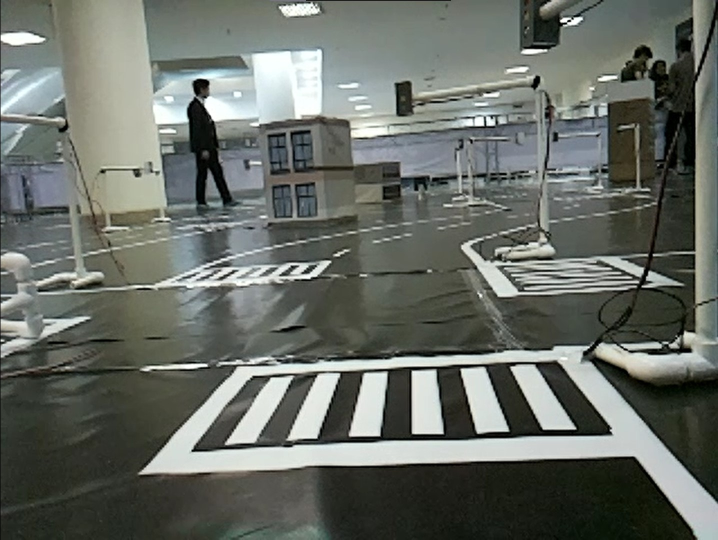
#> input picture data/crosswalk.jpg, 1435 x 1080 px (shown at 1/2 size); its folder holds only this picture in this run
$ python -i imageprcessing.py   (imports and definitions only)
#> lines starting #> are read from the running program, lines starting #| are printed output that depends on the picture; after the words box and inside, x2 and y2 are one past the last pixel; in counts of white or black regions, pixels touching at a corner belong together
# Importing some useful packages
import matplotlib.pyplot as plt
from picamera2 import *
import numpy as np
import cv2 as cv
import os
import glob
from time import time
# from moviepy.editor import VideoFileClip


# [56 lines left out: functions RGB_color_selection, convert_hsv, HSV_color_selection, not called in this run]


def convert_hsl(image):
    """
    Convert RGB images to HSL.
        Parameters:
            image: An np.array compatible with plt.imshow.
    """
    return cv.cvtColor(image, cv.COLOR_RGB2HLS)


def HSL_color_selection(image):
    """
    Apply color selection to the HSL images to blackout everything except for white and yellow lane lines.
        Parameters:
            image: An np.array compatible with plt.imshow.
    """
    # Convert the input image to HSL
    converted_image = convert_hsl(image)

    # White color mask
    lower_threshold = np.uint8([0, 200, 0])
    upper_threshold = np.uint8([255, 255, 255])
    white_mask = cv.inRange(converted_image, lower_threshold, upper_threshold)

    # Yellow color mask
    lower_threshold = np.uint8([10, 0, 100])
    upper_threshold = np.uint8([40, 255, 255])
    yellow_mask = cv.inRange(converted_image, lower_threshold, upper_threshold)

    # Combine white and yellow masks
    mask = cv.bitwise_or(white_mask, yellow_mask)
    masked_image = cv.bitwise_and(image, image, mask=mask)

    return masked_image

def gray_scale(image):
    """
    Convert images to gray scale.
        Parameters:
            image: An np.array compatible with plt.imshow.
    """
    return cv.cvtColor(image, cv.COLOR_BGR2GRAY)


def gaussian_smoothing(image, kernel_size=13):
    """
    Apply Gaussian filter to the input image.
        Parameters:
            image: An np.array compatible with plt.imshow.
            kernel_size (Default = 13): The size of the Gaussian kernel will affect the performance of the detector.
            It must be an odd number (3, 5, 7, ...).
    """
    return cv.GaussianBlur(image, (kernel_size, kernel_size), 0)


def canny_detector(image, low_threshold=50, high_threshold=150):
    """
    Apply Canny Edge Detection algorithm to the input image.
        Parameters:
            image: An np.array compatible with plt.imshow.
            low_threshold (Default = 50).
            high_threshold (Default = 150).
    """
    return cv.Canny(image, low_threshold, high_threshold)


def region_selection(image):
    """
    Determine and cut the region of interest in the input image.
        Parameters:
            image: An np.array compatible with plt.imshow.
    """
    mask = np.zeros_like(image)
    # Defining a 3 channel or 1 channel color to fill the mask with depending on the input image
    if len(image.shape) > 2:
        channel_count = image.shape[2]
        ignore_mask_color = (255,) * channel_count
    else:
        ignore_mask_color = 255
    # We could have used fixed numbers as the vertices of the polygon,
    # but they will not be applicable to images with different dimesnions.
    rows, cols = image.shape[:2]
    # print(f"{rows} , {cols}")
    bottom_left = [1, rows -1]
    top_left = [1, rows * 0.7]
    bottom_right = [cols - 1, rows -1 ]
    top_right = [cols - 1, rows * 0.7]
    vertices = np.array(
        [[bottom_left, top_left, top_right, bottom_right]], dtype=np.int32
    )
    # [5 lines of commented-out code are left out]
    cv.fillPoly(mask, vertices, ignore_mask_color)
    # print(f"{mask} . {image}")
    # plt.plot(image)
    masked_image = cv.bitwise_and(image, mask)
    return masked_image


def hough_transform(image):
    """
    Determine and cut the region of interest in the input image.
        Parameters:
            image: The output of a Canny transform.
    """
    rho = 1  # Distance resolution of the accumulator in pixels.
    theta = np.pi / 180  # Angle resolution of the accumulator in radians.
    threshold = 20  # Only lines that are greater than threshold will be returned.
    minLineLength = 20  # Line segments shorter than that are rejected.
    maxLineGap = 300  # Maximum allowed gap between points on the same line to link them
    return cv.HoughLinesP(
        image,
        rho=rho,
        theta=theta,
        threshold=threshold,
        minLineLength=minLineLength,
        maxLineGap=maxLineGap,
    )


# [14 lines left out: function draw_lines, not called in this run]


def average_slope_intercept(lines):
    """
    Find the slope and intercept of the left and right lanes of each image.
        Parameters:
            lines: The output lines from Hough Transform.
    """
    left_lines = []  # (slope, intercept)
    left_weights = []  # (length,)
    right_lines = []  # (slope, intercept)
    right_weights = []  # (length,)

    try:
        if len(lines)>=2:
            for line in lines:
                for x1, y1, x2, y2 in line:
                    if x1 == x2:
                        continue
                    slope = (y2 - y1) / (x2 - x1)
                    intercept = y1 - (slope * x1)
                    length = np.sqrt(((y2 - y1) ** 2) + ((x2 - x1) ** 2))
                    if slope < 0:
                        left_lines.append((slope, intercept))
                        left_weights.append((length))
                    else:
                        right_lines.append((slope, intercept))
                        right_weights.append((length))
    except:
        pass

    left_lane = (
        np.dot(left_weights, left_lines) / np.sum(left_weights)
        if len(left_weights) > 0
        else None
    )
    right_lane = (
        np.dot(right_weights, right_lines) / np.sum(right_weights)
        if len(right_weights) > 0
        else None
    )
    return left_lane, right_lane


def pixel_points(y1, y2, line):
    """
    Converts the slope and intercept of each line into pixel points.
        Parameters:
            y1: y-value of the line's starting point.
            y2: y-value of the line's end point.
            line: The slope and intercept of the line.
    """
    if line is None:
        return None
    slope, intercept = line
    x1 = int((y1 - intercept) / slope)
    x2 = int((y2 - intercept) / slope)
    y1 = int(y1)
    y2 = int(y2)
    return ((x1, y1), (x2, y2))


def lane_lines(image, lines):
    """
    Create full lenght lines from pixel points.
        Parameters:
            image: The input test image.
            lines: The output lines from Hough Transform.
    """
    try:
        left_lane, right_lane = average_slope_intercept(lines)
        y1 = image.shape[0]
        y2 = y1 * 0.6
        left_line = pixel_points(y1, y2, left_lane)
        right_line = pixel_points(y1, y2, right_lane)
        print(f"left line => {left_line} , right line => {right_line}")
        middle_y1 = (left_line[0][0] + left_line[1][0]) / 2
        middle_y2 = (right_line[0][0] + right_line[1][0]) / 2
        middle_y = (middle_y1 + middle_y2) / 2
        middle_x = image.shape[0] / 2
        print(f"middle => {(middle_x,middle_y)}")
        return left_line, right_line, (int(middle_x), int(middle_y))
    except:
        return ((0, 0), (0, 0)),((0, 0), (0, 0)),(0, 0)


def draw_lane_lines(image, lines, color=[255, 0, 0], thickness=12):
    """
    Draw lines onto the input image.
        Parameters:
            image: The input test image.
            lines: The output lines from Hough Transform.
            color (Default = red): Line color.
            thickness (Default = 12): Line thickness.
    """
    line_image = np.zeros_like(image)
    for line in lines:
        if line is not None:
            # print(f"line => {line}")
            cv.line(line_image, *line, color, thickness)
    return cv.addWeighted(image, 1.0, line_image, 1.0, 0.0)


def frame_processor(image):
    """
    Process the input frame to detect lane lines.
        Parameters:
            image: Single video frame.
    """
    color_select = HSL_color_selection(image)
    # plt.imshow(color_select)
    gray = gray_scale(color_select)
    # plt.imshow(gray)
    smooth = gaussian_smoothing(gray)
    # plt.imshow(smooth)
    edges = canny_detector(smooth)
    # plt.imshow(edges)
    region = region_selection(edges)
    # plt.imshow(region)
    hough = hough_transform(region)
    # print(hough)
    return lane_lines(image, hough)


def frame_drawer(image):
    left_line, right_line, middle_point = frame_processor(image)
    print(f"l => {left_line} , r => {right_line}")
    result = draw_lane_lines(image, (left_line, right_line))
    result = cv.circle(result, (middle_point[1],middle_point[0]), 10, (0, 0, 255), -1)
    result = cv.circle(
        result, (int(image.shape[1] / 2), int(image.shape[0] / 2)), 10, (0, 255, 255), -1
    )
    return result

# picam2 = Picamera2()
# config = picam2.create_preview_configuration({"format":"YUV420"})
# picam2.configure(config)
# picam2.start()
# # time.sleep(1)


# if __name__ == "__main__":
#     # while True:
#     #     image = picam2.capture_array("main")
#     #     image = cv.cvtColor(image,cv.COLOR_YUV420P2RGB)
#     #     left_line,right_line,middle = frame_processor(image)
#     #     print(f"left : {left_line}, right : {right_line}, middle : {middle}")
#     #     plt.imshow(image)
#     #     plt.pause(1)
#     picam2.close()

>>> import cv2
>>> picture = cv2.cvtColor(cv2.imread('data/crosswalk.jpg'), cv2.COLOR_BGR2RGB)
>>> result = frame_drawer(picture)
#> in HSL_color_selection, `white_mask = cv.inRange(converted_image, lower_threshold, upper_thresh..`:
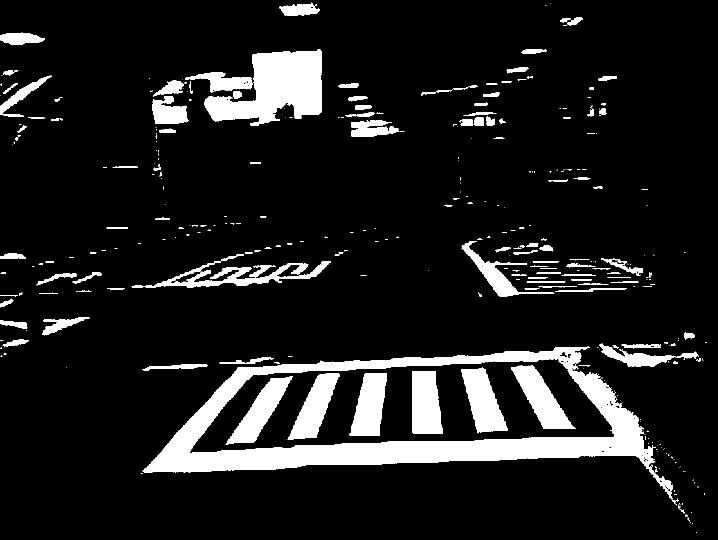
#> white_mask: shape (1080, 1435) (shown at 1/2 size); 11.2% white; 382 white regions (241 under 20 px), largest, box (x1, y1, x2, y2) and area: (285, 693, 1346, 999) 68250, (409, 99, 644, 252) 20897, (1022, 730, 1151, 858) 6847
#> in HSL_color_selection, `yellow_mask = cv.inRange(converted_image, lower_threshold, upper_thres..`:
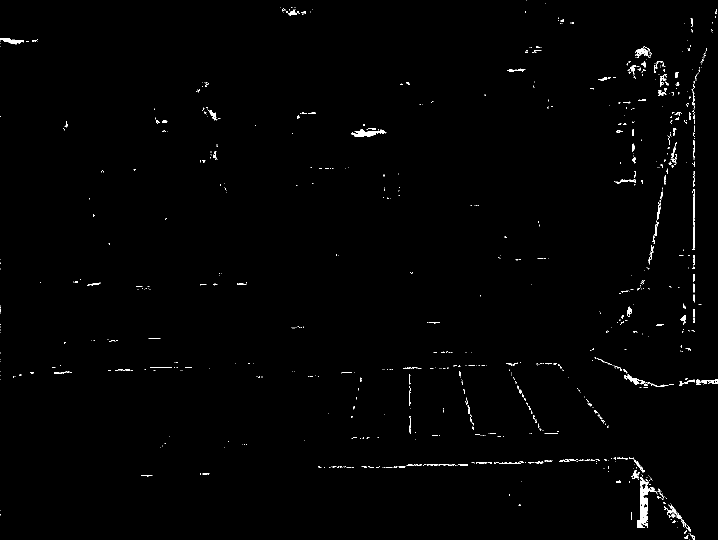
#> yellow_mask: shape (1080, 1435) (shown at 1/2 size); 0.79% white; 840 white regions (717 under 20 px), largest, box (x1, y1, x2, y2) and area: (1274, 954, 1315, 1056) 1425, (703, 259, 773, 273) 542, (1248, 748, 1296, 772) 308
#> in region_selection, `cv.fillPoly(mask, vertices, ignore_mask_color)`:
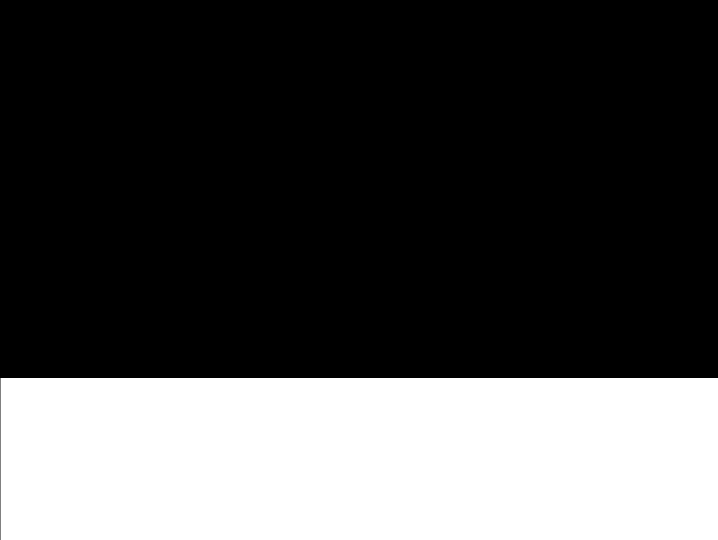
#> mask: shape (1080, 1435) (shown at 1/2 size); 30% white; 1 white region, box (x1, y1, x2, y2) and area: (1, 756, 1435, 1080) 464616
#> in region_selection, `masked_image = cv.bitwise_and(image, mask)`:
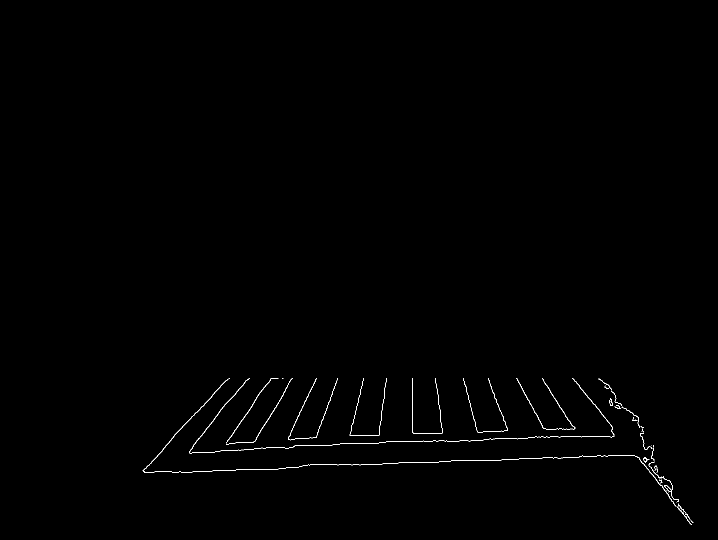
#> masked_image: shape (1080, 1435) (shown at 1/2 size); 0.37% white in thin lines or dots, all inside (x1, y1, x2, y2) = (285, 756, 1387, 1049)
#> in frame_processor, `hough = hough_transform(region)`: hough = 70 rows, first 6: [288, 944, 1305, 908], [344, 944, 571, 936], [337, 885, 1282, 852], [317, 908, 818, 882], [1161, 777, 1386, 1045], [334, 888, 493, 885]
#> the loop in average_slope_intercept, `for line in lines:` made 70 passes
#> after the loop in average_slope_intercept, `for line in lines:`: left_lines = 38 pairs, first value -7.08 to -0.0157, second value 894.3 to 6227.3; left_weights = 38 values, max 1017.6 at index 0, min 26.08 at index 33, mean 307.1; right_lines = 31 pairs, first value 0 to 7.13, second value -5452.6 to 929.2; right_weights = 31 values, max 570.1 at index 30, min 26.02 at index 28, mean 235.3
#> in average_slope_intercept, `left_lane = ( np.dot(left_weights, left_lines) / np.sum(left_weights) ..`: left_lane = [-0.609, 1244.8]
#> in average_slope_intercept, `right_lane = ( np.dot(right_weights, right_lines) / np.sum(right_weigh..`: right_lane = [1.5, -877.9]
#> in lane_lines, `left_lane, right_lane = average_slope_intercept(lines)`: left_lane = [-0.609, 1244.8]; right_lane = [1.5, -877.9]
#> in pixel_points, `slope, intercept = line`: slope = -0.609; intercept = 1244.8
#> in pixel_points, `x1 = int((y1 - intercept) / slope)`: x1 = 270
#> in pixel_points, `x2 = int((y2 - intercept) / slope)`: x2 = 980
#> in lane_lines, `left_line = pixel_points(y1, y2, left_lane)`: left_line = ((270, 1080), (980, 648))
#> in lane_lines, `right_line = pixel_points(y1, y2, right_lane)`: right_line = ((1305, 1080), (1017, 648))
#| left line => ((270, 1080), (980, 648)) , right line => ((1305, 1080), (1017, 648))
#> in lane_lines, `middle_y1 = (left_line[0][0] + left_line[1][0]) / 2`: middle_y1 = 625
#> in lane_lines, `middle_y2 = (right_line[0][0] + right_line[1][0]) / 2`: middle_y2 = 1161
#> in lane_lines, `middle_y = (middle_y1 + middle_y2) / 2`: middle_y = 893
#| middle => (540.0, 893.0)
#> in frame_drawer, `left_line, right_line, middle_point = frame_processor(image)`: left_line = ((270, 1080), (980, 648)); right_line = ((1305, 1080), (1017, 648)); middle_point = (540, 893)
#| l => ((270, 1080), (980, 648)) , r => ((1305, 1080), (1017, 648))
#> after the loop in draw_lane_lines, `for line in lines:`:
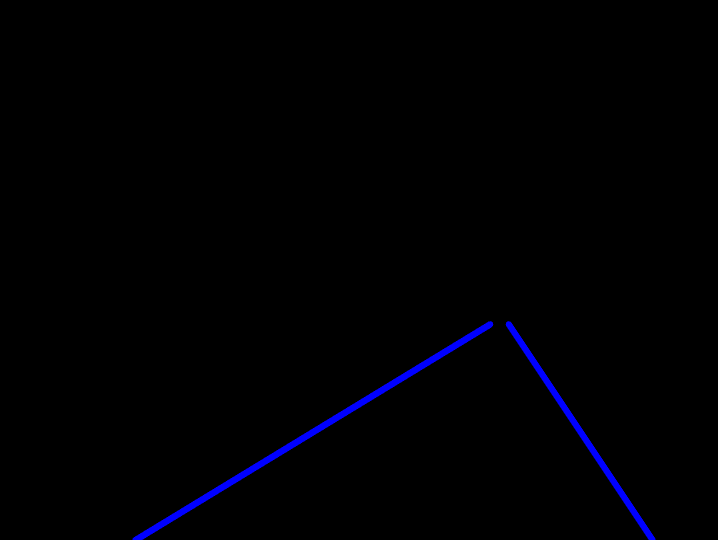
#> line_image: shape (1080, 1435, 3) (shown at 1/2 size); mean of channels 0, 1, 2 2.9, 0, 0; drawn as B, G, R
#> in draw_lane_lines, `return cv.addWeighted(image, 1.0, line_image, 1.0, 0.0)`:
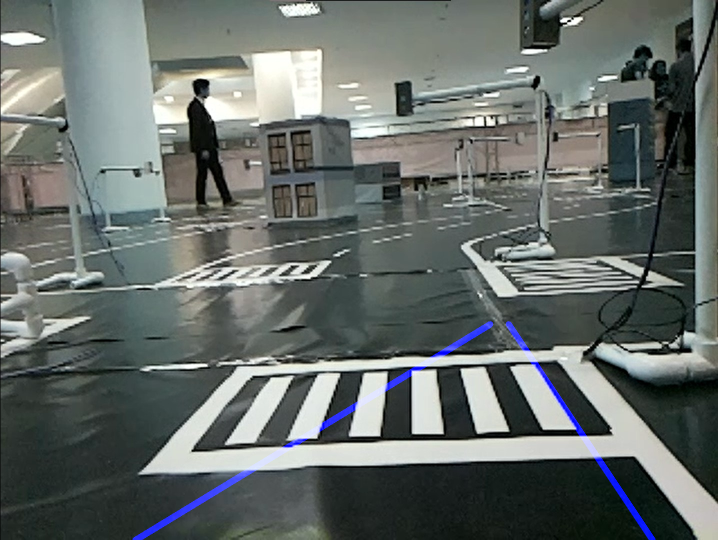
#> returned value: shape (1080, 1435, 3) (shown at 1/2 size); mean of channels 0, 1, 2 105.9, 108.9, 102.1; drawn as B, G, R
#> in frame_drawer, `result = cv.circle(result, (middle_point[1],middle_point[0]), 10, (0, ..`:
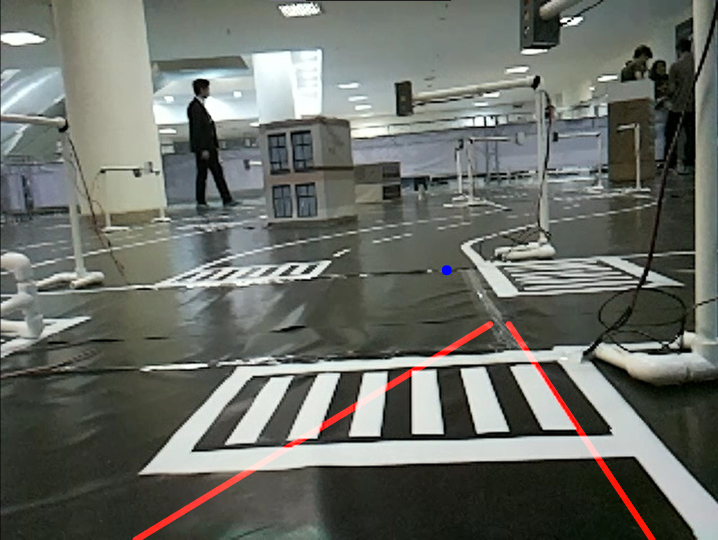
#> result: shape (1080, 1435, 3) (shown at 1/2 size); 0.02% of pixels changed, all inside (x1, y1, x2, y2) = (883, 530, 904, 551)
